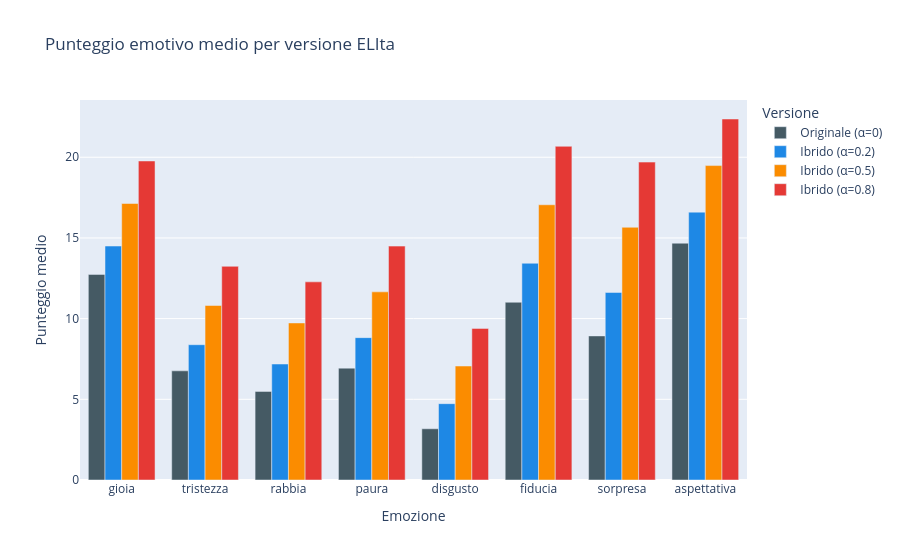

Source (notebook cell):
### Code cell
# Grafico: confronto punteggi medi per emozione tra le 4 versioni
means = {}
for version_name, df_res in all_results.items():
    means[version_name] = df_res[BASIC_EMOTIONS].mean()

df_means = pd.DataFrame(means).T.reset_index().rename(columns={"index": "Versione"})
df_melted = df_means.melt(id_vars="Versione", var_name="Emozione", value_name="Punteggio medio")

fig2 = px.bar(
    df_melted,
    x="Emozione", y="Punteggio medio",
    color="Versione",
    barmode="group",
    title="Punteggio emotivo medio per versione ELIta",
    color_discrete_sequence=["#455A64", "#1E88E5", "#FB8C00", "#E53935"]
)
fig2.show()

### Figure 1 — Plotly figure (JSON) as saved in the notebook; plotly's stock layout.template omitted (floating-point values rounded to 4 significant figures)
{"data": [{"alignmentgroup": "True", "hovertemplate": "Versione=Originale (α=0)<br>Emozione=%{x}<br>Punteggio medio=%{y}<extra></extra>", "legendgroup": "Originale (α=0)", "marker": {"color": "#455A64", "pattern": {"shape": ""}}, "name": "Originale (α=0)", "offsetgroup": "Originale (α=0)", "orientation": "v", "showlegend": true, "textposition": "auto", "x": ["gioia", "tristezza", "rabbia", "paura", "disgusto", "fiducia", "sorpresa", "aspettativa"], "xaxis": "x", "y": [12.74, 6.764, 5.491, 6.932, 3.175, 11.02, 8.929, 14.67], "yaxis": "y", "type": "bar"}, {"alignmentgroup": "True", "hovertemplate": "Versione=Ibrido (α=0.2)<br>Emozione=%{x}<br>Punteggio medio=%{y}<extra></extra>", "legendgroup": "Ibrido (α=0.2)", "marker": {"color": "#1E88E5", "pattern": {"shape": ""}}, "name": "Ibrido (α=0.2)", "offsetgroup": "Ibrido (α=0.2)", "orientation": "v", "showlegend": true, "textposition": "auto", "x": ["gioia", "tristezza", "rabbia", "paura", "disgusto", "fiducia", "sorpresa", "aspettativa"], "xaxis": "x", "y": [14.5, 8.384, 7.188, 8.822, 4.73, 13.43, 11.62, 16.6], "yaxis": "y", "type": "bar"}, {"alignmentgroup": "True", "hovertemplate": "Versione=Ibrido (α=0.5)<br>Emozione=%{x}<br>Punteggio medio=%{y}<extra></extra>", "legendgroup": "Ibrido (α=0.5)", "marker": {"color": "#FB8C00", "pattern": {"shape": ""}}, "name": "Ibrido (α=0.5)", "offsetgroup": "Ibrido (α=0.5)", "orientation": "v", "showlegend": true, "textposition": "auto", "x": ["gioia", "tristezza", "rabbia", "paura", "disgusto", "fiducia", "sorpresa", "aspettativa"], "xaxis": "x", "y": [17.13, 10.81, 9.733, 11.66, 7.063, 17.05, 15.66, 19.48], "yaxis": "y", "type": "bar"}, {"alignmentgroup": "True", "hovertemplate": "Versione=Ibrido (α=0.8)<br>Emozione=%{x}<br>Punteggio medio=%{y}<extra></extra>", "legendgroup": "Ibrido (α=0.8)", "marker": {"color": "#E53935", "pattern": {"shape": ""}}, "name": "Ibrido (α=0.8)", "offsetgroup": "Ibrido (α=0.8)", "orientation": "v", "showlegend": true, "textposition": "auto", "x": ["gioia", "tristezza", "rabbia", "paura", "disgusto", "fiducia", "sorpresa", "aspettativa"], "xaxis": "x", "y": [19.77, 13.24, 12.28, 14.49, 9.395, 20.68, 19.7, 22.37], "yaxis": "y", "type": "bar"}], "layout": {"xaxis": {"anchor": "y", "domain": [0.0, 1.0], "title": {"text": "Emozione"}}, "yaxis": {"anchor": "x", "domain": [0.0, 1.0], "title": {"text": "Punteggio medio"}}, "legend": {"title": {"text": "Versione"}, "tracegroupgap": 0}, "title": {"text": "Punteggio emotivo medio per versione ELIta"}, "barmode": "group"}}
